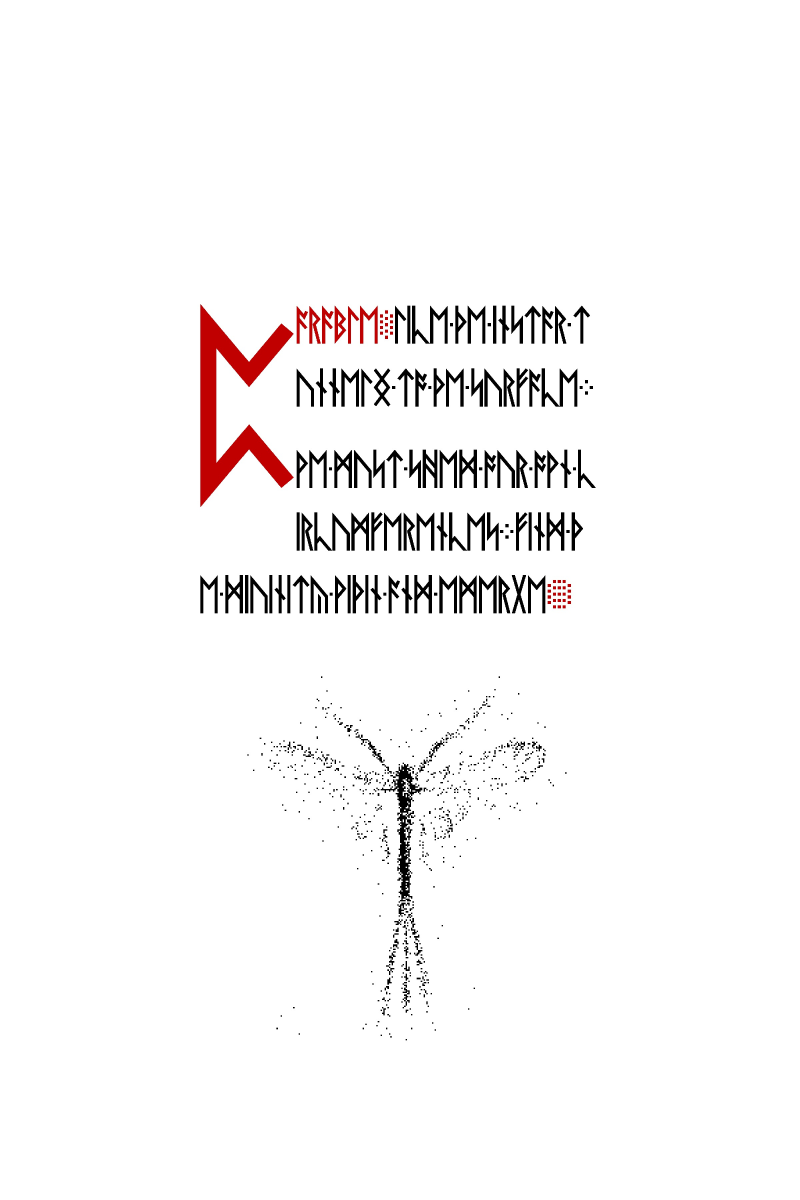
#> input picture resources/liber-primus/74.jpg, 2400 x 3600 px (shown at 1/3 size)
$ python lp2_stipple_native_gimp_sft.py
#> lines starting #> are read from the running program, lines starting #| are printed output that depends on the picture; after the words box and inside, x2 and y2 are one past the last pixel; in counts of white or black regions, pixels touching at a corner belong together; long printed decimals are rounded
#!/usr/bin/env python3
"""Recover p57 native dot lattice and test historical GIMP field.

Single runnable test from repository root:
    python sims/lp2_stipple_native_gimp_sft.py

Input: resources/liber-primus/74.jpg. Uses NumPy and OpenCV.
The SECRA GIMP offset is a published source input, not a fitted LP2 key.
"""
from __future__ import annotations

import hashlib
import json
from pathlib import Path

import cv2
import numpy as np

ROOT = Path(__file__).resolve().parents[1]
SOURCE = ROOT / "resources" / "liber-primus" / "74.jpg"
CROP = (350, 1900, 2050, 3450)
SECRA_FOUR_DOTS = [(53, 250), (44, 256), (41, 265), (57, 269)]
SECRA_GIMP_SHIFT = (4, -9)


def fit_lattice_pitch(single_dot_stats: np.ndarray, axis: int) -> tuple[float, float, float]:
    """Estimate the native pitch from isolated 4x4 / 4x5 enlarged raster dots."""
    centers = (single_dot_stats[:, axis]
               + single_dot_stats[:, axis + 2] / 2 + CROP[axis])
    candidates = np.arange(4.15, 4.18, 0.0001)
    phases = np.exp((2j * np.pi * centers[:, None]) / candidates[None, :]).mean(axis=0)
    index = int(np.abs(phases).argmax())
    pitch = float(candidates[index])
    phase = float(np.angle(phases[index]) * pitch / (2 * np.pi))
    return pitch, phase, float(abs(phases[index]))


def native_grid(gray: np.ndarray) -> tuple[np.ndarray, np.ndarray, dict]:
    x0, y0, x1, y1 = CROP
    mask = (gray[y0:y1, x0:x1] < 128).astype(np.uint8)
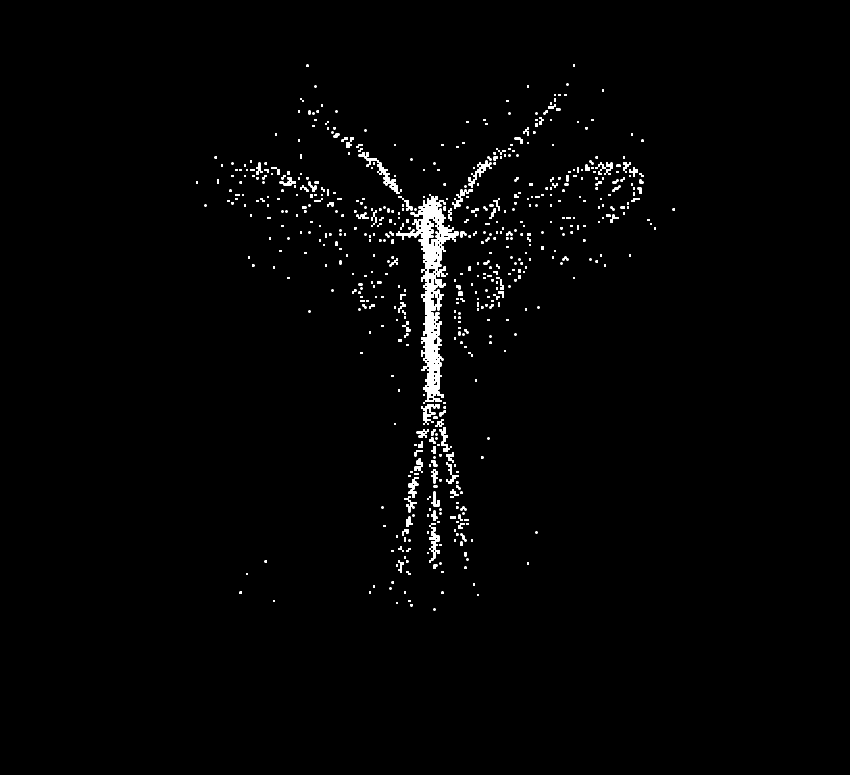
#> mask: shape (1550, 1700) (shown at 1/2 size); values 0 (black) and 1 (white), 1.3% white; 574 white regions (262 under 20 px), largest, box (x1, y1, x2, y2) and area: (792, 388, 917, 808) 12821, (717, 304, 804, 388) 1027, (937, 321, 983, 375) 614
    count, _, stats, _ = cv2.connectedComponentsWithStats(mask, connectivity=8)
#> count = 575; stats = 575 rows, first 6: [0, 0, 1700, 1550, 2599790], [613, 129, 4, 5, 20], [1146, 129, 4, 5, 20], [1133, 167, 4, 4, 16], [629, 171, 4, 4, 16], [1054, 171, 4, 4, 16]
    assert count - 1 == 574
    dots = stats[1:][np.isin(stats[1:, cv2.CC_STAT_AREA], [16, 20])]
#> dots = 384 rows, first 6: [613, 129, 4, 5, 20], [1146, 129, 4, 5, 20], [1133, 167, 4, 4, 16], [629, 171, 4, 4, 16], [1054, 171, 4, 4, 16], [1204, 179, 4, 5, 20]
    assert len(dots) > 350
    px, ox, qx = fit_lattice_pitch(dots, 0)
#> in fit_lattice_pitch, `centers = (single_dot_stats[:, axis] + single_dot_stats[:, axis + 2] /..`: centers = 384 values, max 1697.5 at index 151, min 744 at index 88, mean 1226
#> in fit_lattice_pitch, `index = int(np.abs(phases).argmax())`: index = 135
#> in fit_lattice_pitch, `pitch = float(candidates[index])`: pitch = 4.16
#> in fit_lattice_pitch, `phase = float(np.angle(phases[index]) * pitch / (2 * np.pi))`: phase = -1.18
#> px = 4.16; ox = -1.18; qx = 0.945
    py, oy, qy = fit_lattice_pitch(dots, 1)
#> py = 4.17; oy = -1.34; qy = 0.944
    assert 4.162 < px < 4.165 and 4.164 < py < 4.168, (px, py)
    assert min(qx, qy) > 0.93
    xx = ox + px * np.arange(600)
#> xx = 600 values from -1.18 to 2492.8
    yy = oy + py * np.arange(900)
#> yy = 900 values from -1.34 to 3743.6
    ix = np.flatnonzero((xx >= x0) & (xx < x1))
#> ix = 408 values from 85 to 492
    iy = np.flatnonzero((yy >= y0) & (yy < y1))
#> iy = 372 values from 457 to 828
    cells = (gray[np.ix_(np.rint(yy[iy]).astype(int),
                          np.rint(xx[ix]).astype(int))] < 128).astype(np.uint8)
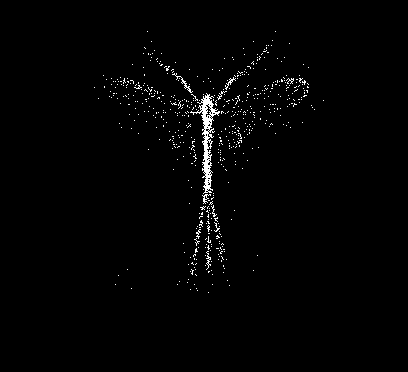
#> cells: shape (372, 408); values 0 (black) and 1 (white), 1.3% white in thin lines or dots, all inside (x1, y1, x2, y2) = (94, 31, 324, 293)
    return cells, xx[ix], {
        "pitch_x": px, "pitch_y": py, "phase_x": ox, "phase_y": oy,
        "concentration_x": qx, "concentration_y": qy,
        "original_components": count - 1, "single_dot_samples": int(len(dots)),
    }


def four_dot_translation(cells: np.ndarray, labels: np.ndarray,
                         stats: np.ndarray) -> tuple[int, int]:
    yy, xx = np.where(cells != 0)
    present = set(zip(xx.tolist(), yy.tolist()))
    translations = []
    for x, y in present:
        dx, dy = x - SECRA_FOUR_DOTS[0][0], y - SECRA_FOUR_DOTS[0][1]
        coords = [(u + dx, v + dy) for u, v in SECRA_FOUR_DOTS]
        if (all(p in present for p in coords)
                and all(int(stats[labels[v, u], cv2.CC_STAT_AREA]) == 1
                        for u, v in coords)):
            translations.append((dx, dy))
    assert translations == [(74, 19)], translations
    return translations[0]


def gimp_field() -> np.ndarray:
    master = np.random.RandomState(314159265)
    seeds = master.randint(0, 2**32, size=4096, dtype=np.uint32)
    assert seeds[:3].tolist() == [3721122731, 618219707, 807213306]
    field = np.empty((4096, 400), dtype=np.uint8)
    for y, seed in enumerate(seeds):
        raw = np.random.RandomState(int(seed)).randint(
            0, 2**32, size=400, dtype=np.uint32)
        assert not np.any(raw == 0xFFFFFFFF), "GLib range rejection required"
        field[y, :] = raw % 255
    return field


def main() -> None:
    gray = cv2.imread(str(SOURCE), cv2.IMREAD_GRAYSCALE)
    assert gray is not None and gray.shape == (3600, 2400)
    cells, xnative, lattice = native_grid(gray)
#> xnative = 408 values from 352.7 to 2047.3; lattice = {'pitch_x': 4.16, 'pitch_y': 4.17, 'phase_x': -1.18, 'phase_y': -1.34, 'concentration_x': 0.945, 'concentration_y': 0.944, 'original_components': 574, 'single_dot_samples': 384}
    count, labels, stats, centers = cv2.connectedComponentsWithStats(cells, connectivity=8)
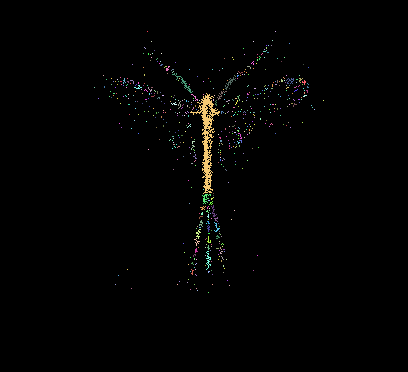
#> labels: shape (372, 408) int32; 575 distinct labels, from 0 to 574; one colour per label, 0 black
#> count = 575; stats = 575 rows, first 6: [0, 0, 408, 372, 149743], [147, 31, 1, 1, 1], [275, 31, 1, 1, 1], [151, 41, 1, 1, 1], [253, 41, 1, 1, 1], [272, 40, 1, 1, 1]; centers = 575 pairs, first value 94 to 323, second value 31 to 292
    assert (int(cells.sum()), count - 1) == (2033, 574)
    areas = stats[1:, cv2.CC_STAT_AREA]
#> areas = 574 values, max 743 at index 171, min 1 at index 0, mean 3.54
    top2 = np.argsort(areas)[-2:]
#> top2 = [63, 171]
    keep = np.ones(len(areas), dtype=bool)
    keep[top2] = False
    x_component = np.interp(
        centers[1:, 0][keep], np.arange(len(xnative)), xnative)
#> x_component = 572 values, max 1697.5 at index 241, min 744.1 at index 133, mean 1232.2
    left = int(np.count_nonzero(x_component < 1200))
#> left = 241
    right = int(np.count_nonzero(x_component >= 1200))
#> right = 331
    assert (left, right) == (241, 331), (left, right)

    dx, dy = four_dot_translation(cells, labels, stats)
#> in four_dot_translation, `yy, xx = np.where(cells != 0)`: yy = 2033 values from 31 to 292; xx = 2033 values, max 323 at index 590, min 94 at index 323, mean 209.9
#> in four_dot_translation, `present = set(zip(xx.tolist(), yy.tolist()))`: present = 2033 items
#> the loop in four_dot_translation, `for x, y in present:` made 2033 passes
#> (x, y, dx, dy, coords) on passes 1 to 3: (232, 126, 179, -124, [(232, 126), (223, 132), (220, 141), (236, 145)]), (205, 109, 152, -141, [(205, 109), (196, 115), (193, 124), (209, 128)]), (205, 145, 152, -105, [(205, 145), (196, 151), (193, 160), (209, 164)])
#> after the loop in four_dot_translation, `for x, y in present:`: translations = [(74, 19)]
#> dx = 74; dy = 19
    field = gimp_field()
    four = [int(field[v + SECRA_GIMP_SHIFT[1],
                      u + SECRA_GIMP_SHIFT[0]])
            for u, v in SECRA_FOUR_DOTS]
    assert four == [0, 0, 0, 0], four
    yy, xx = np.where(cells != 0)
#> yy = 2033 values from 31 to 292
    gx = xx - dx + SECRA_GIMP_SHIFT[0]
#> gx = 2033 values, max 253 at index 590, min 24 at index 323, mean 139.9
    gy = yy - dy + SECRA_GIMP_SHIFT[1]
#> gy = 2033 values from 3 to 264
    assert gx.min() >= 0 and gx.max() + 127 < field.shape[1]
    assert gy.min() >= 0 and gy.max() < field.shape[0]
    actual = float(field[gy, gx].mean())
#> actual = 51.99
    shifts = np.random.default_rng(3301).integers(0, 128, size=(2000, 2))
    controls = np.array([
        float(field[(gy + int(sy)) % 4096, gx + int(sx)].mean())
        for sx, sy in shifts if sx != 0 or sy != 0
    ])
#> controls = 1999 values, max 132.2 at index 1972, min 121 at index 349, mean 126.3
    assert len(controls) >= 1900 and not np.any(controls <= actual)

    print(json.dumps({
        "status": "native-raster and software-rendering consistency; no LP2 key or plaintext",
        "source": "resources/liber-primus/74.jpg",
        "sha256": hashlib.sha256(SOURCE.read_bytes()).hexdigest(),
        "lattice": lattice,
        "native_shape": list(cells.shape),
        "black_cells": int(cells.sum()),
        "components": int(count - 1),
        "components_excluding_two_largest_left_right": [left, right],
        "unique_four_isolated_dots_translation": [dx, dy],
        "historical_GIMP_thresholds_at_four_dots": four,
        "historical_GIMP_mean_at_black_cells": actual,
        "nonzero_shift_control_count": int(len(controls)),
        "shift_control_min_median_max": [
            float(controls.min()), float(np.median(controls)),
            float(controls.max())],
        "shift_controls_at_or_below_actual": int(np.count_nonzero(controls <= actual)),
        "limitation": ("The published GIMP offset is used as input. "
                       "Independent source opacity has not yet predicted "
                       "the exact 574/241/331 component split."),
    }, indent=2))
#| {
#|   "status": "native-raster and software-rendering consistency; no LP2 key or plaintext",
#|   "source": "resources/liber-primus/74.jpg",
#|   "sha256": "1dabc100ddbf1fc49715219636984eb6ad96a2bd8035e196c12e66db77a1077b",
#|   "lattice": {
#|     "pitch_x": 4.163,
#|     "pitch_y": 4.166,
#|     "phase_x": -1.177,
#|     "phase_y": -1.342,
#|     "concentration_x": 0.9454,
#|     "concentration_y": 0.9437,
#|     "original_components": 574,
#> (further printed lines are left out)


if __name__ == "__main__":
    main()
